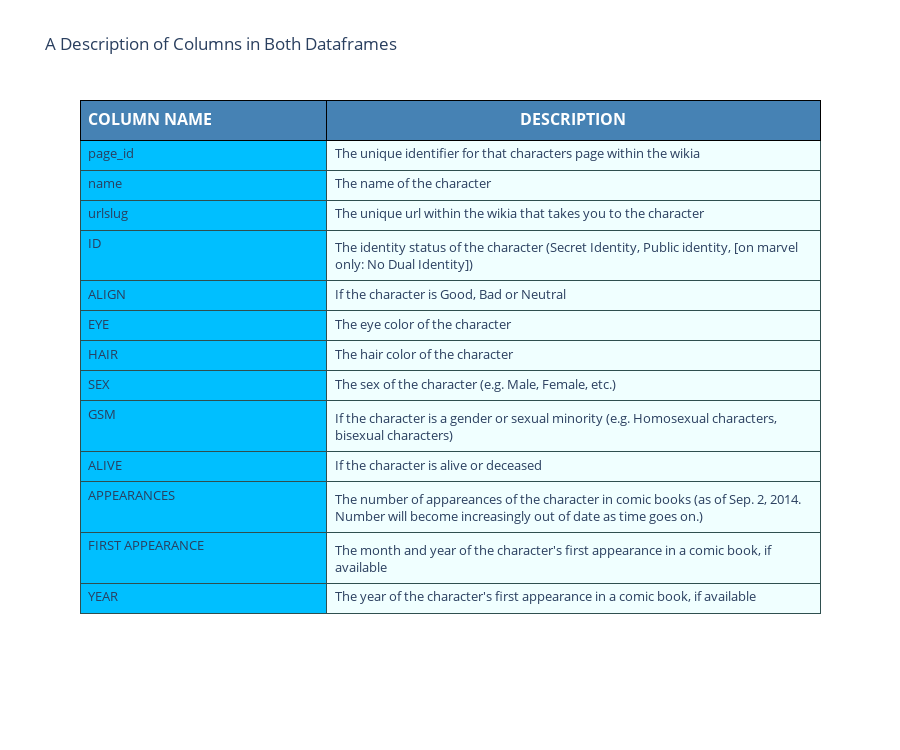

This figure's notebook cell:
### Markdown cell above
<a id='part2'></a>
## 2. Description of  Columns in Both Dataframe

### Code cell
values = [
  ['page_id', 
   'name', 
   'urlslug',
   'ID',
   'ALIGN',
   'EYE',
   'HAIR',
   'SEX',
   'GSM',
   'ALIVE',
   'APPEARANCES',
   'FIRST APPEARANCE',
   'YEAR',
  ],  #1st col
  ["The unique identifier for that characters page within the wikia", 
   "The name of the character",
   "The unique url within the wikia that takes you to the character",  
   "The identity status of the character (Secret Identity, Public identity, [on marvel only: No Dual Identity])",
   "If the character is Good, Bad or Neutral",
   "The eye color of the character",
   "The hair color of the character",
   "The sex of the character (e.g. Male, Female, etc.)",
   "If the character is a gender or sexual minority (e.g. Homosexual characters, bisexual characters)",
   "If the character is alive or deceased",
   "The number of appareances of the character in comic books (as of Sep. 2, 2014. Number will become increasingly out of date as time goes on.)",
   "The month and year of the character's first appearance in a comic book, if available",
   "The year of the character's first appearance in a comic book, if available",
  ] #2nd col
] 

layout = go.Layout(title="A Description of Columns in Both Dataframes", 
                   height=750, 
                   legend=dict(x=1.1, y=1.3)
                  )

fig = go.Figure(data=[go.Table(
  columnwidth = [200,400],
  header = dict(
    values = [['<b>COLUMN NAME</b>'],
              ['<b>DESCRIPTION</b>']
             ],
    line_color='black',
    fill_color='steelblue',
    align=['left','center'],
    font=dict(color='white', size=16),
    height=40
  ),
  cells=dict(
    values=values,
    line_color='darkslategray',
    fill=dict(color=['deepskyblue', 'azure']),
    align=['left', 'left'],
    font_size=13,
    height=30)
    )
], layout = layout)
pio.write_image(fig, "images/image1.png")
fig.show()

### Figure 1 — Plotly figure (JSON) as saved in the notebook; plotly's stock layout.template omitted (floating-point values rounded to 4 significant figures)
{"data": [{"cells": {"align": ["left", "left"], "fill": {"color": ["deepskyblue", "azure"]}, "font": {"size": 13}, "height": 30, "line": {"color": "darkslategray"}, "values": [["page_id", "name", "urlslug", "ID", "ALIGN", "EYE", "HAIR", "SEX", "GSM", "ALIVE", "APPEARANCES", "FIRST APPEARANCE", "YEAR"], ["The unique identifier for that characters page within the wikia", "The name of the character", "The unique url within the wikia that takes you to the character", "The identity status of the character (Secret Identity, Public identity, [on marvel only: No Dual Identity])", "If the character is Good, Bad or Neutral", "The eye color of the character", "The hair color of the character", "The sex of the character (e.g. Male, Female, etc.)", "If the character is a gender or sexual minority (e.g. Homosexual characters, bisexual characters)", "If the character is alive or deceased", "The number of appareances of the character in comic books (as of Sep. 2, 2014. Number will become increasingly out of date as time goes on.)", "The month and year of the character's first appearance in a comic book, if available", "The year of the character's first appearance in a comic book, if available"]]}, "columnwidth": [200, 400], "header": {"align": ["left", "center"], "fill": {"color": "steelblue"}, "font": {"color": "white", "size": 16}, "height": 40, "line": {"color": "black"}, "values": [["<b>COLUMN NAME</b>"], ["<b>DESCRIPTION</b>"]]}, "type": "table"}], "layout": {"height": 750, "legend": {"x": 1.1, "y": 1.3}, "title": {"text": "A Description of Columns in Both Dataframes"}}}
